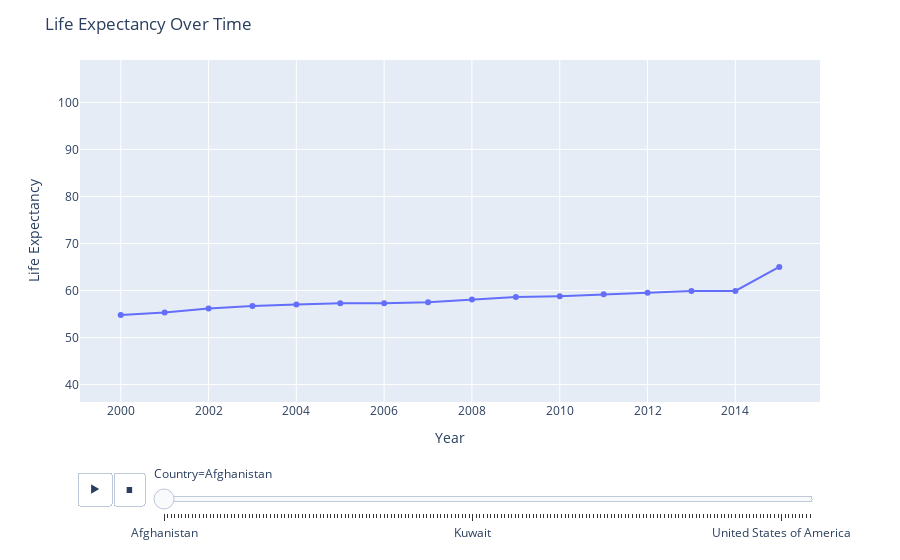

Write notebook code for a chart like this one.
### Markdown cell above
Observations:

1. There are lot of outliers in most of the columns

### Code cell
import plotly.express as px
import plotly.graph_objects as go
# Assuming you have a DataFrame called 'df' containing your data

# Create an animated line chart using plotly express
fig = px.line(df, x='Year', y='Life expectancy', color='Country', animation_frame='Country', markers = 'True')

# Set the layout options
fig.update_layout(title='Life Expectancy Over Time',
                  xaxis_title='Year',
                  yaxis_title='Life Expectancy',
                  )
# Set the y-axis range
fig.update_yaxes(range=[df['Life expectancy'].min(), df['Life expectancy'].max()+20])
fig.update_traces(showlegend=False)
# Show the animated line chart
fig.show()
